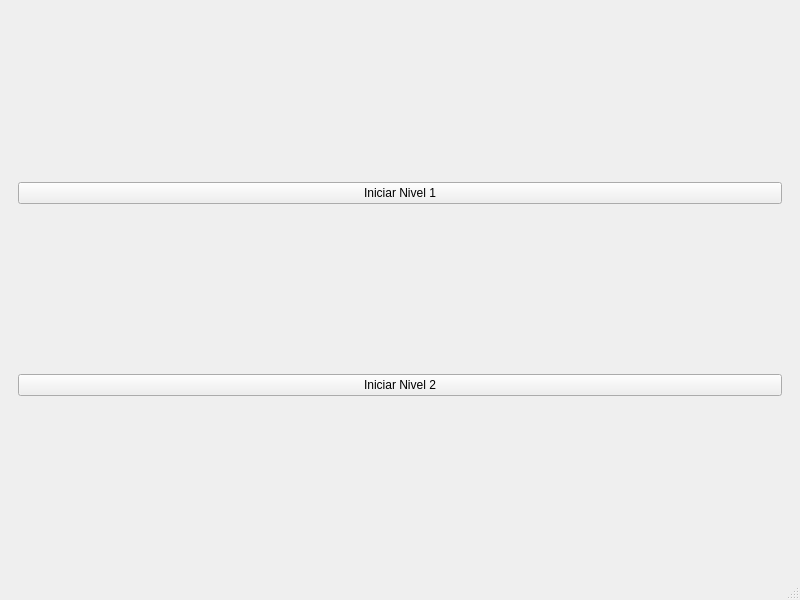
<?xml version="1.0" encoding="UTF-8"?>
<ui version="4.0">
 <class>MainWindow</class>
 <widget class="QMainWindow" name="MainWindow">
  <property name="geometry">
   <rect>
    <x>0</x>
    <y>0</y>
    <width>800</width>
    <height>600</height>
   </rect>
  </property>
  <property name="windowTitle">
   <string>MainWindow</string>
  </property>
  <widget class="QWidget" name="centralwidget">
   <layout class="QVBoxLayout" name="verticalLayout">
    <item>
     <widget class="QWidget" name="gameContainer" native="true">
      <layout class="QVBoxLayout" name="verticalLayout_2">
       <item>
        <widget class="QPushButton" name="btnIniciarNivel1">
         <property name="text">
          <string>Iniciar Nivel 1</string>
         </property>
        </widget>
       </item>
       <item>
        <widget class="QPushButton" name="btnIniciarNivel2">
         <property name="text">
          <string>Iniciar Nivel 2</string>
         </property>
        </widget>
       </item>
      </layout>
     </widget>
    </item>
   </layout>
  </widget>
  <widget class="QMenuBar" name="menubar">
   <property name="geometry">
    <rect>
     <x>0</x>
     <y>0</y>
     <width>800</width>
     <height>22</height>
    </rect>
   </property>
  </widget>
  <widget class="QStatusBar" name="statusbar"/>
 </widget>
 <resources/>
 <connections/>
</ui>
